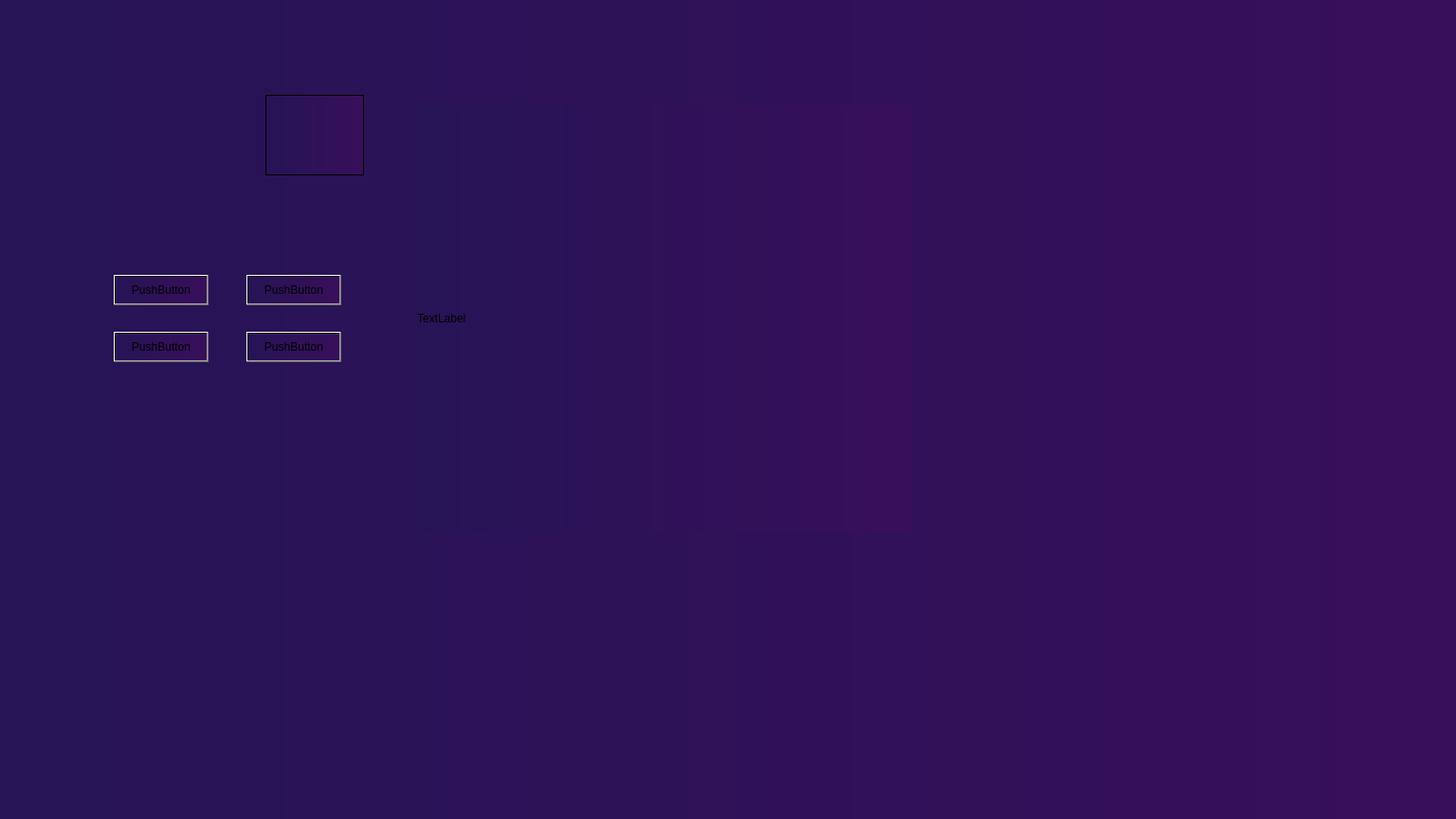
<?xml version="1.0" encoding="UTF-8"?>
<ui version="4.0">
 <class>Form</class>
 <widget class="QWidget" name="Form">
  <property name="geometry">
   <rect>
    <x>0</x>
    <y>0</y>
    <width>1536</width>
    <height>864</height>
   </rect>
  </property>
  <property name="windowTitle">
   <string>Form</string>
  </property>
  <property name="styleSheet">
   <string notr="true">background-color: qlineargradient(spread:pad, x1:0, y1:0, x2:1, y2:0, stop:0 rgba(38, 20, 86, 255), stop:1 rgba(56, 15, 91, 255))</string>
  </property>
  <widget class="QPushButton" name="SHOW">
   <property name="geometry">
    <rect>
     <x>120</x>
     <y>290</y>
     <width>100</width>
     <height>32</height>
    </rect>
   </property>
   <property name="text">
    <string>PushButton</string>
   </property>
  </widget>
  <widget class="QPushButton" name="warmup">
   <property name="geometry">
    <rect>
     <x>120</x>
     <y>350</y>
     <width>100</width>
     <height>32</height>
    </rect>
   </property>
   <property name="text">
    <string>PushButton</string>
   </property>
  </widget>
  <widget class="QPushButton" name="inputButton">
   <property name="geometry">
    <rect>
     <x>260</x>
     <y>350</y>
     <width>100</width>
     <height>32</height>
    </rect>
   </property>
   <property name="text">
    <string>PushButton</string>
   </property>
  </widget>
  <widget class="QPushButton" name="Break">
   <property name="geometry">
    <rect>
     <x>260</x>
     <y>290</y>
     <width>100</width>
     <height>32</height>
    </rect>
   </property>
   <property name="text">
    <string>PushButton</string>
   </property>
  </widget>
  <widget class="QLabel" name="label">
   <property name="geometry">
    <rect>
     <x>0</x>
     <y>0</y>
     <width>1536</width>
     <height>864</height>
    </rect>
   </property>
   <property name="styleSheet">
    <string notr="true"/>
   </property>
   <property name="text">
    <string/>
   </property>
   <property name="pixmap">
    <pixmap>../Bản sao của SHOW (1536 x 864 px).png</pixmap>
   </property>
   <property name="scaledContents">
    <bool>false</bool>
   </property>
  </widget>
  <widget class="QLabel" name="imgLabel">
   <property name="geometry">
    <rect>
     <x>440</x>
     <y>110</y>
     <width>521</width>
     <height>451</height>
    </rect>
   </property>
   <property name="text">
    <string>TextLabel</string>
   </property>
  </widget>
  <widget class="QTextEdit" name="TEXT">
   <property name="geometry">
    <rect>
     <x>280</x>
     <y>100</y>
     <width>104</width>
     <height>85</height>
    </rect>
   </property>
  </widget>
  <zorder>label</zorder>
  <zorder>SHOW</zorder>
  <zorder>warmup</zorder>
  <zorder>inputButton</zorder>
  <zorder>Break</zorder>
  <zorder>imgLabel</zorder>
  <zorder>TEXT</zorder>
 </widget>
 <resources/>
 <connections/>
</ui>
